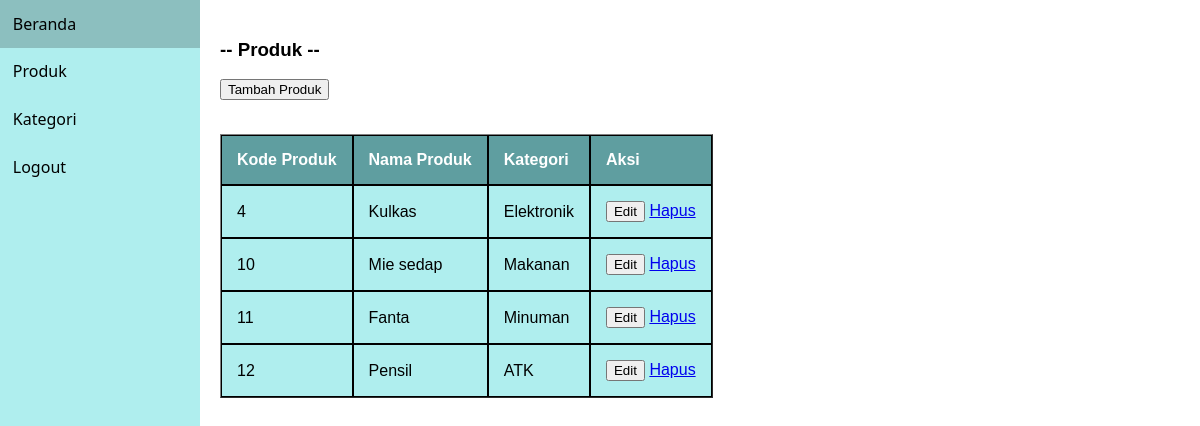
Page /produk.php (signed in) on the committed database.
### tables this page shows
CREATE TABLE `produk` (
  `kode_produk` int(5) NOT NULL,
  `nama_produk` varchar(15) NOT NULL,
  `kategori_produk` varchar(15) NOT NULL,
  `deskripsi_produk` varchar(15) NOT NULL
);

### produk.php (the view, shortened to what this page needs)
<?php
    include 'menu.php';
    include 'koneksi.php';
    $sql = "SELECT kode_produk, nama_produk, kategori_produk, deskripsi_produk FROM produk";
    $query = mysqli_query($koneksi, $sql);
?>
<body>
    <div class="category">
        <div style="display:flex; gap: 1em">
            <div class="row align-items-center py-3 px-xl-5">
                <h3>-- Produk --</h3>
                <form action="tambah_produk.php" method="get">
                <button type="submit" name="tambah">Tambah Produk</button>
                <br><br>
                </form>
                <table border="1" cellspacing="0" cellpadding="10px">
                    <tr>
                        <th>Kode Produk</th>
                        <th>Nama Produk</th>
                        <th>Kategori</th>
                        <th>Aksi</th>
                    </tr>
                    <?php
                    while($row = mysqli_fetch_assoc($query)) {
                        $id         = $row['kode_produk'];
                    ?>
                        <tr>
                        <td><?php echo $row['kode_produk']?></td>
                        <td><?php echo $row['nama_produk']?></td>
                        <td><?php echo $row['kategori_produk']?></td>
                        <td>
                            <a href="edit.php?op=edit&id=<?php echo $id ?>"><button type="button" class="btn btn-warning">Edit</button></a>
                            <a href="hapus_produk.php?id=<?php echo $row['kode_produk']; ?>" onclick="return confirm('Yakin mau delete data?')">Hapus</a>
                        </td>
                        </tr>
                    <?php
                    }
                    ?>
                </table>
            </div>
        </div>
    </div>
</body>

### menu.php (shortened to what this page needs)
<!DOCTYPE html>
<html lang="en">
<head>
</head>
<body>
<aside class="side-nav">
	<nav>
		<a href="admin.php">Beranda</a>
		<a href="produk.php">Produk</a>
		<a href="kategori.php">Kategori</a>
		<a href="logout.php">Logout</a>
	</nav>
</aside>
</body>
</html>

### menu.php (style rules this page uses)
body { margin: 0; padding: 0; }
.side-nav { background: paleturquoise; width: 25vw; max-width: 200px; height: 100vh; }
.side-nav nav { display: flex; flex-direction: column; }
.side-nav nav a { font-family: sans; text-decoration: none; color: black; padding: 0.8rem; }

### produk.php (style rules this page uses)
body { font-family: Arial, sans-serif; margin: 0; padding: 0; display: flex; }
.category { width: 500px; padding: 20px; }
.category table th { background-color:cadetblue;; color: white; border: 1px solid black; padding: 15px; text-align: left; }
.category table td { background-color:paleturquoise;; border: 1px solid black; padding: 15px; text-align: left; }

### rows in the picture
produk: kode_produk "4", nama_produk "Kulkas", kategori_produk "Elektronik"
produk: kode_produk "10", nama_produk "Mie sedap", kategori_produk "Makanan"
produk: kode_produk "11", nama_produk "Fanta", kategori_produk "Minuman"
produk: kode_produk "12", nama_produk "Pensil", kategori_produk "ATK"
